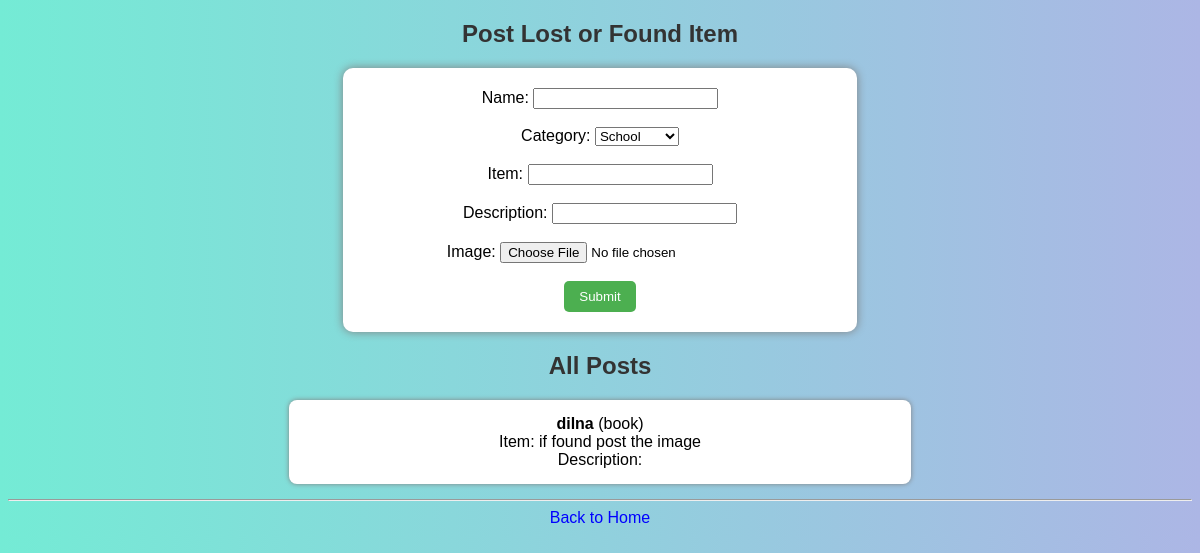
/lostfound, run on an earlier commit of the app's database.
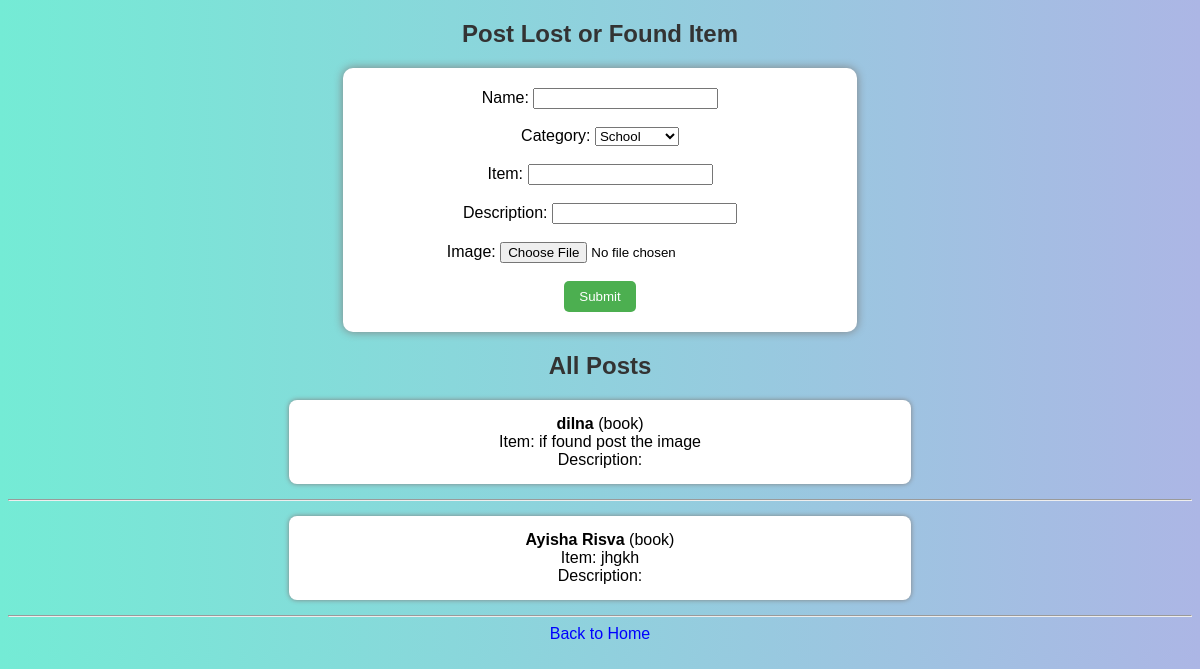
And on a later commit of the database.
### tables this page shows
CREATE TABLE lostfound
                 (id INTEGER PRIMARY KEY AUTOINCREMENT,
                  name TEXT,
                  item TEXT,
                  description TEXT);

### index.py (the view, shortened to what this page needs)
@app.route('/lostfound', methods=['GET', 'POST'])
def lostfound():
    conn = sqlite3.connect("community.db")
    c = conn.cursor()
    c.execute("SELECT * FROM lostfound")
    data = c.fetchall()
    conn.close()
    return render_template("lostfound.html", data=data)

### templates/lostfound.html (shortened to what this page needs)
<!DOCTYPE html>
<html>
<head>
    <link rel="stylesheet" href="{{ url_for('static', filename='style.css') }}">
</head>
<body>
<h2>Post Lost or Found Item</h2>
<form method="POST" enctype="multipart/form-data">
    Name: <input type="text" name="name" required><br><br>
    Category:
    <select name="category" required>
        <option value="School">School</option>
    </select><br><br>
    Item: <input type="text" name="item" required><br><br>
    Description: <input type="text" name="description" required><br><br>
    Image: <input type="file" name="image"><br><br>
    <button type="submit">Submit</button>
</form>
<h2>All Posts</h2>
{% for row in data %}
<div class="card">
    <b>{{ row[1] }}</b> ({{ row[2] }}) <br>
    Item: {{ row[3] }} <br>
    Description: {{ row[4] }} <br>
</div>
<hr>
{% endfor %}
<a href="/">Back to Home</a>
</body>
</html>

### templates/static/style.css (style rules this page uses)
body { font-family: Arial; background: linear-gradient(to right, #74ebd5, #ACB6E5); text-align: center; }
h1, h2 { color: #333; }
form { background: white; padding: 20px; margin: 20px auto; width: 40%; border-radius: 10px; box-shadow: 0px 0px 10px gray; }
.card { background: white; padding: 15px; margin: 15px auto; width: 50%; border-radius: 8px; box-shadow: 0px 0px 5px gray; }
button { background: #4CAF50; color: white; padding: 8px 15px; border: none; border-radius: 5px; }
a { text-decoration: none; color: blue; }

What changed in the data, as far as the page shows it:
added lostfound: name "Ayisha Risva", item "book", description "jhgkh"
